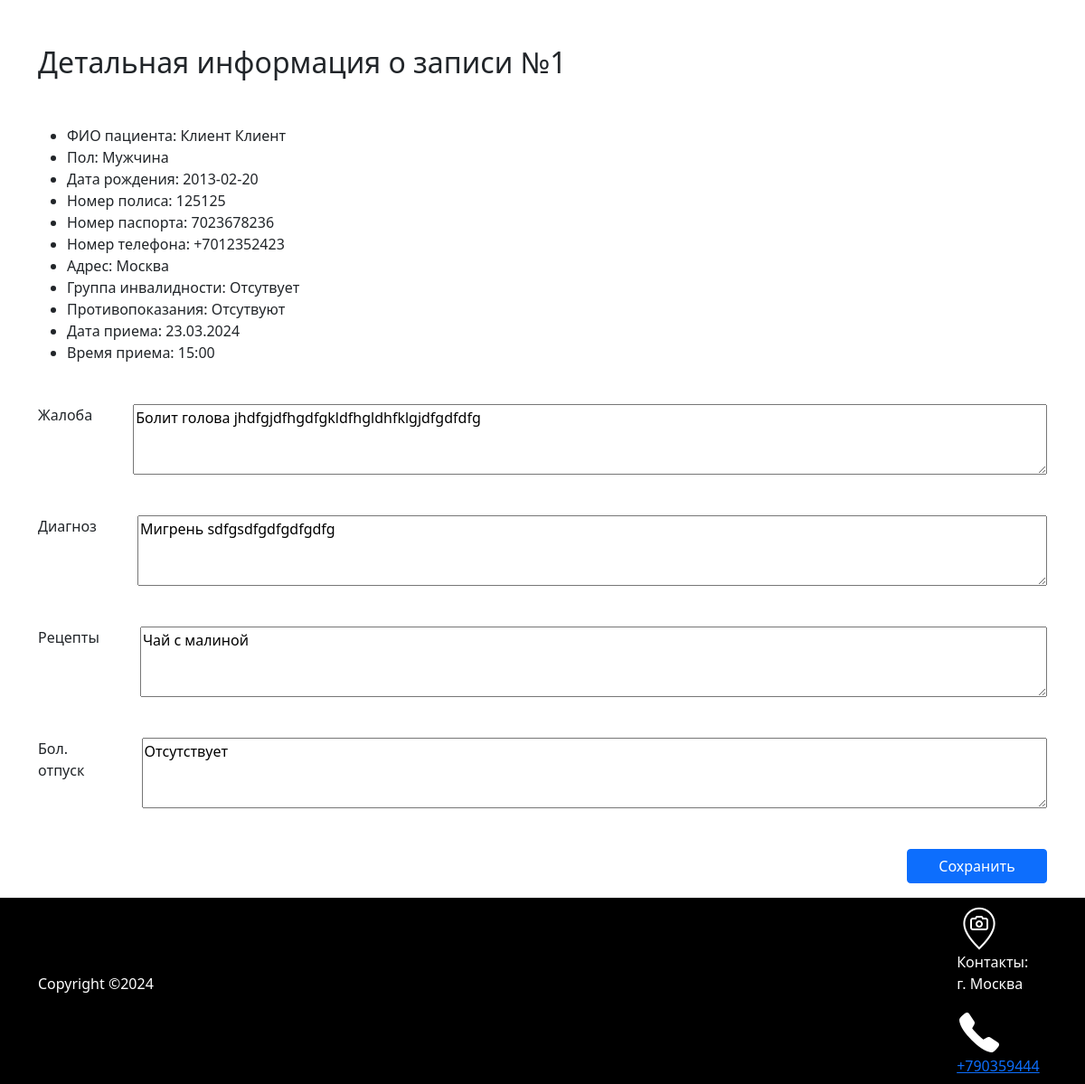
Screenshot of /detail.php?id_priem=1 with the database file from the repository.
### tables this page shows
CREATE TABLE `zapisi_na_priem` (
  `id_priem` int(11) NOT NULL,
  `id_pacient` int(11) NOT NULL,
  `id_personal` int(11) NOT NULL,
  `id_talon` int(11) NOT NULL,
  `date_of_appointment` varchar(255) NOT NULL,
  `time_of_appointment` varchar(255) NOT NULL,
  `complaint` text NOT NULL,
  `diagnosis` text NOT NULL,
  `prescriptions` text NOT NULL,
  `sick_leave` text NOT NULL
);

CREATE TABLE `pacienti` (
  `id_pacient` int(11) NOT NULL,
  `id_user` int(11) NOT NULL,
  `fio` varchar(255) NOT NULL,
  `date_of_birth` date NOT NULL,
  `gender` varchar(100) NOT NULL,
  `passport_number` varchar(255) NOT NULL,
  `policy_number` varchar(255) NOT NULL,
  `address` varchar(255) NOT NULL,
  `phone_number` varchar(255) NOT NULL,
  `disability_group` varchar(255) NOT NULL,
  `contraindications` text NOT NULL
);

### detail.php (the view, shortened to what this page needs)
<?php
include 'template/head.php';
include 'template/database.php';
?>
<?php
if (isset($_GET['id_priem'])) {
    $id_priem = $_GET['id_priem'];
    $sql = "SELECT * FROM zapisi_na_priem WHERE id_priem = '$id_priem'";
    $result = $mysqli->query($sql);
    $dataClient = [];
    if ($result->num_rows > 0) {
        $row = $result->fetch_assoc();
        $id_pacient = $row['id_pacient'];
        $sqlClient = "SELECT * FROM pacienti WHERE id_pacient = '$id_pacient'";
        $resultClient = $mysqli->query($sqlClient);
        $rowClient = $resultClient->fetch_assoc();
        $dataClient[$id_pacient] = $rowClient;
    } else {
        echo "<h2>Запись № $id_priem  не найден.</h2>";
    }
} else {
    echo "<h2>Ошибка: Запись не выбрана.</h2>";
}
?>
    <div class="container">
        <div class="row">
            <div class="col">
                <h2 style="margin: 50px 0">Детальная информация о записи №<?php echo $row['id_priem']; ?></h2>
                <ul style="margin-bottom: 45px">
                    <li>ФИО пациента: <?php echo $dataClient[$row['id_pacient']]['fio']; ?></li>
                    <li>Пол: <?php echo $dataClient[$row['id_pacient']]['gender']; ?></li>
                    <li>Дата рождения: <?php echo $dataClient[$row['id_pacient']]['date_of_birth']; ?></li>
                    <li>Номер полиса: <?php echo $dataClient[$row['id_pacient']]['policy_number']; ?></li>
                    <li>Номер паспорта: <?php echo $dataClient[$row['id_pacient']]['passport_number']; ?></li>
                    <li>Номер телефона: <?php echo $dataClient[$row['id_pacient']]['phone_number']; ?></li>
                    <li>Адрес: <?php echo $dataClient[$row['id_pacient']]['address']; ?></li>
                    <li>Группа инвалидности: <?php echo $dataClient[$row['id_pacient']]['disability_group']; ?></li>
                    <li>Противопоказания: <?php echo $dataClient[$row['id_pacient']]['contraindications']; ?></li>
                    <li>Дата приема: <?php echo $row['date_of_appointment']; ?></li>
                    <li>Время приема: <?php echo $row['time_of_appointment']; ?></li>
                </ul>
                <form method="POST">
                    <div style="display: flex; align-items: start; max-width 800px; width: 100%; justify-content: space-between; margin-bottom: 45px">
                        <label for="complaint">Жалоба</label>
                        <textarea name="complaint" id="complaint" cols="60" rows="3" style="width: 100%; margin-left: 45px; outline: none;"><?php echo $row['complaint']; ?></textarea>
                    </div>
                    <div style="display: flex; align-items: start; max-width 800px; width: 100%; justify-content: space-between; margin-bottom: 45px">
                        <label for="diagnosis">Диагноз</label>
                        <textarea name="diagnosis" id="diagnosis" cols="60" rows="3" style="width: 100%; margin-left: 45px; outline: none;"><?php echo $row['diagnosis']; ?></textarea>
                    </div>
                    <div style="display: flex; align-items: start; max-width 800px; width: 100%; justify-content: space-between; margin-bottom: 45px">
                        <label for="prescriptions">Рецепты</label>
                        <textarea name="prescriptions" id="prescriptions" cols="60" rows="3" style="width: 100%; margin-left: 45px; outline: none;"><?php echo $row['prescriptions']; ?></textarea>
                    </div>
                    <div style="display: flex; align-items: start; max-width 800px; width: 100%; justify-content: space-between; margin-bottom: 45px">
                        <label for="sick_leave">Бол. отпуск</label>
                        <textarea name="sick_leave" id="sick_leave" cols="60" rows="3" style="width: 100%; margin-left: 35px; outline: none;"><?php echo $row['sick_leave']; ?></textarea>
                    </div>
                    <div class="mb-3" style="display: flex; justify-content: end">
                        <button type="submit" class="btn btn-primary" style="width: 155px">Сохранить</button>
                    </div>
                </form>
            </div>
        </div>
    </div>
<?php
include 'template/footer.php';

### rows the page displays
zapisi_na_priem: id_priem "1", id_pacient.fio "Клиент Клиент", id_pacient.gender "Мужчина", id_pacient.date_of_birth "2013-02-20", id_pacient.policy_number "125125", id_pacient.passport_number "7023678236", id_pacient.phone_number "+7012352423", id_pacient.address "Москва", id_pacient.disability_group "Отсутвует", id_pacient.contraindications "Отсутвуют", date_of_appointment "23.03.2024", time_of_appointment "15:00", complaint "Болит голова jhdfgjdfhgdfgkldfhgldhfklgjdfgdfdfg", diagnosis "Мигрень sdfgsdfgdfgdfgdfg", prescriptions "Чай с малиной", sick_leave "Отсутствует"
